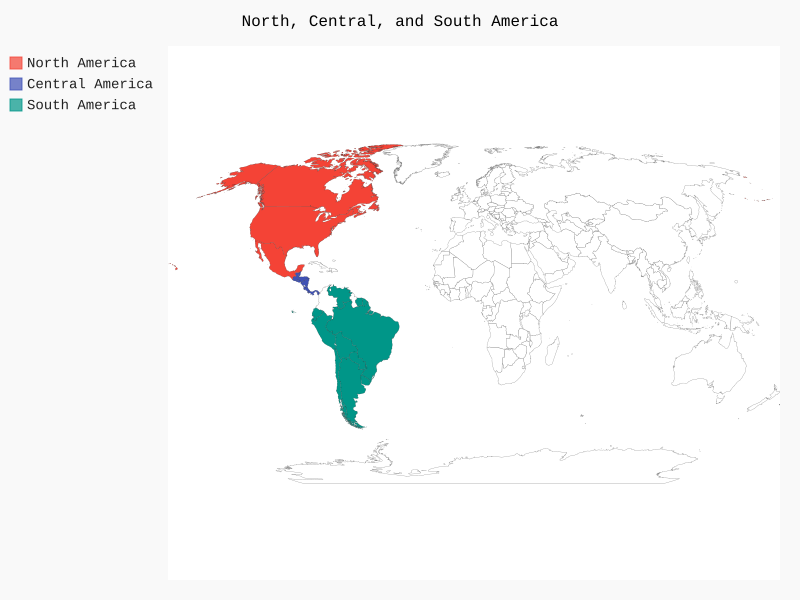

Here is the Python script that generated this plot:
import pygal_maps_world.maps

wm = pygal_maps_world.maps.World()
wm.title = 'North, Central, and South America'

wm.add('North America', ['ca', 'mx', 'us'])
wm.add('Central America', ['bz', 'cr', 'gt', 'hn', 'ni', 'pa', 'sv'])
wm.add('South America', ['ar', 'bo', 'br', 'cl', 'ec', 'gf', 'gy,', 'pe', 'py', 'sr', 'uy', 've'])

wm.render_to_file('americas.svg')
